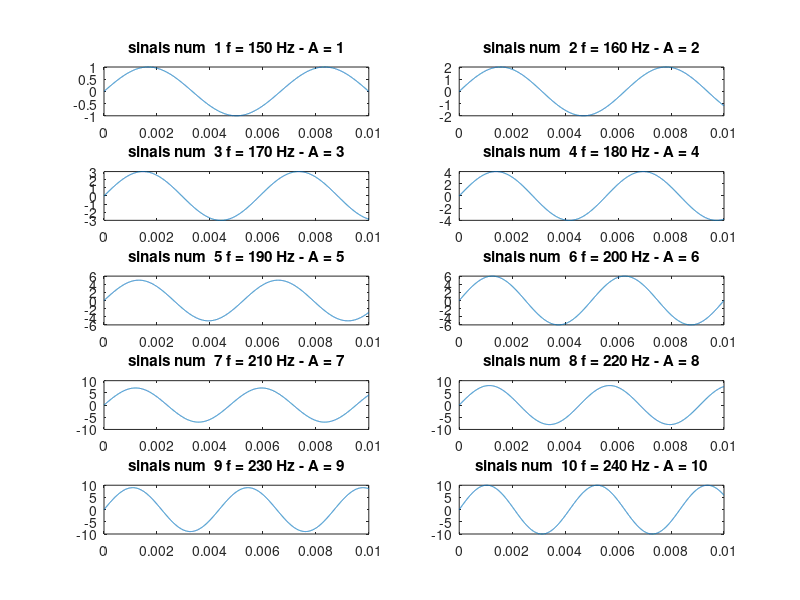

Write the MATLAB code that produced this figure. (Note: this script raises an error after producing the figure.)
%--------------------------------------------------------------------------
% FEDERAL UNIVERSITY OF UBERLANDIA
% Faculty of Electrical Engineering
% Biomedical Engineering
%--------------------------------------------------------------------------
% Author(s): Ana Carolina Torres, Giovanna Cavalcante Barndao lima,
% Henrique Andrade Barbosa, Italo Gustavo Sampaio Fernandes,Paulo
% Eduardo Alves.
%--------------------------------------------------------------------------
% Decription: 
% Variáveis de entrada:
%  - A = Amplitude do sinal [ms]
%  - fo = frequencia qualquer [Hz]
%  - tmax = tempo máximo [ms]
%
% Variáveis intermediárias:
%  - Q = número de linhas da matriz (vetores de dados)
%  - N = número de colunas da matriz (comprimento de amostras)
%  - T = Perído utilizado para calcular o Ta (base de tempo)[ms]
%  - cont, subcont,contador, subcontador, termoanterior, termoposterior, tentativa = variável auxiliar,  usada como contador
%  - x = asen do ângulo da função seno utilizada 
% FUNCOES NECESSARIAS PARA QUE O PROGRAMA SEJA EXECUTADO: integral.m,
% integralMod.m
%
% Variaveis de saida
% t     vetor de base de tempo, mesma dimensao de X
% f     vetor de base de frequencias, dimensao Nf
% XFF   vetor de fase da transformada de Fourier, dimensao Nf, radianos
% P     potencia espectral total do sinal, escalar
% XN    vetor de modulo normalizado da transformada, dimensao Nf, [W/Hz]
% dm    frequencia mediana do sinal [Hz]
%  - Ta = base de tempo [ms]
%  - fa = frequencia de amostragem [Hz]
%  - matriz = matriz de armazenamento dos sinais [10,5000]
%  - t = vetor de armazenamento do período(T) [1,10]

%--------------------------------------------------------------------------
% TAREFA 3
%	Considere sinais artificiais da Tarefa 2, supondo Ta representativo do tempo de
%	amostragem [ms] e fa, a frequência de amostragem [Hz]. Todos os sinais tem duração de 0 a
%	10 ms. Considere o programa da transformada de Fourier, discutido na aula do 11/10/17.
%	Fazendo o uso do programa da aula do 11/10/17, estimar numericamente a transformada de
%	Fourier, a potência P e a frequência mediana fm dos sinais artificiais gerados na Parte 1 da
%	Tarefa 2. Cada grupo de estudantes deve considerar apenas o seu próprio sinal gerado.
%	Grupo1 por favor considere os dois casos separadamente.
% ETAPAS (Grupo1 por favor considere os dois casos separadamente)
%	1 Com os programas da parte 1 da Tarefa 2, cada grupo deve gerar pelo menos 10 vetores de
%		dados {X1, X2,...,X10}. Cada vetor deve ter um comprimento de 5000 amostras, e deve-se usar
%		diferentes parâmetros do sinal para a geração de cada um dos dez vetores. ANOTAR
%		CUIDADOSAMENTE, para cada um dos 10 vetores, os parâmetros considerados, pois estes
%		serão necessários para a sequencia de passos desta tarefa.
%	2. Com a ajuda do programa de transformada de Fourier, calcular os vetores de dados
%		contendo o módulo da transformada normalizada {XN1, XN2,...,XN10} e a fase da transformada
%		{XFF1, XFF2,...,XFF10}. associados ao conjunto de sinais {X1, X2,...,X10}. Calcular também o
%		conjunto de potências {P1, P2,...,P10} e de frequências medianas {fm1, fm2,...,fm10}.
%		OBSERVAÇÃO IMPORTANTE: GRANDE CUIDADO deve ser tomado com o vetor de
%		frequências f, que contém todas as frequências do eixo, e que está estipulado pelo programa
%		da transformada de Fourier.
%	3. Plotar, num mesmo gráfico e utilizando escalas adequadas, os pares de vetores de dados
%		(t,Xi), (f,XNi); (f,XFFi), onde i = 1,...,10; considerando sempre o mesmo vetor f. Para cada
%		valor de i, fazer um gráfico de cores diferentes. Ou seja, devem ser geradas 3 figuras. Na
%		primeira figura, todos os 10 sinais no tempo serão mostrados com a mesma escala de tempo e
%		amplitude, enquanto que na segunda figura todos os módulos das 10 transformadas serão
%		apresentados com a mesma escala de frequência e potencia. O mesmo vale para a terceira
%		figura, onde todos os 10 graficos de fase da transformada serão apresentados com a mesma
%		escala de frequência e fase. Apresentar também uma tabela, onde os valores escalares de
%		potências {P1, P2,...,P10} serão mostrados numa coluna, os valores escalares de frequências
%		medianas {fm1, fm2,...,fm10} serão mostrados na segunda coluna, e os valores dos
%		parâmetros característicos dos sinais Xi serão mostrados na terceira coluna.
%		Discutir a variação da forma dos gráficos em função dos parâmetros do sinal X, e também
%		confrontar os resultados da tabela com estes gráficos.
%	Deverão ser enviados por email o programa .m gerado na parte 1, devidamente
%	documentado (separação das diversas partes, listas de variáveis de entrada e de saída),
%	os gráficos e tabela solicitados na parte 2. Estes mesmos programas, gráficos e tabela
%	deverão ser apresentados na aula de discussão desta tarefa, agendada para o dia
%	08/11/17.
%-------------------------------------------------------------------------- 
addpath('../datasets','../codigos_destro')
%--------------------------------------------------------------------------
close all;
screensize = get( 0, 'Screensize' );
%%----------------------------Gerando---------------------------------%%
%%Considerando o tempo total de todo sinais como 10ms
N = 5000;
sinais = zeros(10,N);
tempo_total = 10E-3;
tempo = linspace(0,10E-3,N);
Amplitudes = 1:10;
frequencias = 150:10:240;
Fs = 1 / (tempo(2) - tempo(1)); %frequencia de aquisicao
% Gerando sinais:
for ii=1:10
   sinais(ii,:) = Amplitudes(ii)*sin(2*pi*frequencias(ii)*tempo); 
end
%%--------Plotando os sinais--------
fig = figure;
set(fig,'Position',screensize)
for ii=1:10
    subplot(5,2,ii);
    plot(tempo,sinais(ii,:));
    title(['sinais num  ' num2str(ii) ' f = ' num2str(frequencias(ii)) ' Hz - A = ' num2str(Amplitudes(ii))])
end
 
%%------------Fourier pelo cod do Prof. Dr. Destro---------------------------------%%
 
% Vetores comuns a todos os 10 sinais
f1_har = Fs/N;
f = 0:f1_har:Fs/2; %vetor de base de frequencias, dimensao Nf
Nf = length(f);
 
%Obter: 
% XN -> modulo da transformada normalizada  {XN1, XN2,...,XN10}
% XFF -> fase da transformada {XFF1, XFF2,...,XFF10
% sinais ->  sinais {X1, X2,...,X10}
% P -> potências  {P1, P2,...,P10} 
% fm -> frequências medianas {fm1, fm2,...,fm10}.
 
%Alocação da memoria
XN = zeros(10, Nf); %vetor de modulo normalizado da transformada, dimensao Nf, [W/Hz]
XFF = zeros(10, Nf); %  vetor de fase da transformada de Fourier, dimensao Nf, radianos
P = zeros(10, 1); % potencia espectral total do sinais, escalar
fm = zeros(10, 1); %frequências medianas
  
XF = zeros(10, Nf); %vetor da transformada em numero complexo
XM = zeros(10, Nf); %Vetor dos modulos da transformada raiz(real^2 + imaginario^2)
XQ = zeros(10, Nf); %XM elevado ao quadrado utilizado pela formula da potencia
 
for ii = 1 : 10
  for k = 1 : Nf %Para cada harmonica
      C = cos(2*pi*f(k).*tempo); %Equacao da parte do cos da transformada de fourier
      S = sin(2*pi*f(k).*tempo); %Equacao da parte do seno da tranformada de fourier
      Cx = sinais(ii,:) .* C; %sinais vezes a parte do cosseno
      Sx = sinais(ii,:) .* S; %sinais vezes a parte do seno
      xrf = integral(Cx, Fs); %o coeficiente da parte real ven do cosseno
      xif = integral(Sx, Fs); %e o coeficiente da parte imaginaria vem do seno
      XF(ii,k) = xrf - 1i*xif; %juntado imaginario e real num numero complexo
      XM(ii,k) = sqrt(xrf^2 + xif^2); %Modulo do numero complexo
      XFF(ii,k) = atan2d(xif,xrf); %Fase do numero complexo
      XQ(ii,k) = XM(k)^2; %Modulo ao quadrado
  end
  % Normalizacao do espectro
  P(ii) = integralMod(XQ(ii,:), f); %Obtem a potencia utilizando o modulo ao quadrado, ver tarefas anteriores
  XN(ii,:) = XM(ii,:) ./ sqrt(P(ii)); %Normaliza XM pela potencia                      
  soma = 0;
  for jj = 1 : length(XN)
    soma = soma + (XN(ii,jj) * f(jj)); %Somatorio para calculo da frequencia mediana
  end
  fm(ii) = soma/sum(XN(ii,:)); %Frequencia mediana
end
%%------Plotando os sinais:------%%
%3. Plotar, num mesmo gráfico e utilizando escalas adequadas, os pares de vetores de dados (t,Xi), (f,XNi); (f,XFFi),]
%   onde i = 1,...,10; considerando sempre o mesmo vetor f. Para cada valor de i, fazer um gráfico de cores diferentes.
%   Ou seja, devem ser geradas 3 figuras. Na primeira figura, todos os 10 sinais no tempo serão mostrados com a mesma
%   escala de tempo e amplitude, enquanto que na segunda figura todos os módulos das 10 transformadas serão apresentados
%   com a mesma escala de frequência e potencia. O mesmo vale para a terceira figura, onde todos os 10 graficos de fase 
%   da transformada serão apresentados com a mesma escala de frequência e fase. Apresentar também uma tabela, onde os
%   valores escalares de potências {P1, P2,...,P10} serão mostrados numa coluna, os valores escalares de frequências
%   medianas {fm1, fm2,...,fm10} serão mostrados na segunda coluna, e os valores dos parâmetros característicos dos
%   sinais Xi serão mostrados na terceira coluna. 
 
% https://www.mathworks.com/help/matlab/ref/subplot.html?s_tid=doc_ta
% https://www.mathworks.com/help/matlab/ref/hold.html?searchHighlight=hold&s_tid=doc_srchtitle
% https://www.mathworks.com/help/matlab/ref/figure.html
% https://www.mathworks.com/help/matlab/ref/plot.html?searchHighlight=plot&s_tid=doc_srchtitle
 
 
%---------Sugestão:
%https://encrypted-tbn0.gstatic.com/images?q=tbn:ANd9GcQcS50Fte6YKvV8td3U5NbDWXUFRsqfuZVpOuqUdK8bGATf4xyd                               
%http://matlab.izmiran.ru/help/techdoc/ref/subplota.gif
                               
fig = figure;
set(fig,'Position',screensize)
subplot(2,2,1:2);
hold on;
for ii = 1:10
    plot(tempo,sinais(ii,:));
end
legend(['Sinal ' num2str(1) ' f = ' num2str(frequencias(1)) ' Hz - A = ' num2str(Amplitudes(1))],...
    ['Sinal ' num2str(2) ' f = ' num2str(frequencias(2)) ' Hz - A = ' num2str(Amplitudes(2))],...
    ['Sinal ' num2str(3) ' f = ' num2str(frequencias(3)) ' Hz - A = ' num2str(Amplitudes(3))],...
    ['Sinal ' num2str(4) ' f = ' num2str(frequencias(4)) ' Hz - A = ' num2str(Amplitudes(4))],...
    ['Sinal ' num2str(5) ' f = ' num2str(frequencias(5)) ' Hz - A = ' num2str(Amplitudes(5))],...
    ['Sinal ' num2str(6) ' f = ' num2str(frequencias(6)) ' Hz - A = ' num2str(Amplitudes(6))],...
    ['Sinal ' num2str(7) ' f = ' num2str(frequencias(7)) ' Hz - A = ' num2str(Amplitudes(7))],...
    ['Sinal ' num2str(8) ' f = ' num2str(frequencias(8)) ' Hz - A = ' num2str(Amplitudes(8))],...
    ['Sinal ' num2str(9) ' f = ' num2str(frequencias(9)) ' Hz - A = ' num2str(Amplitudes(9))],...
    ['Sinal ' num2str(10) ' f = ' num2str(frequencias(10)) ' Hz - A = ' num2str(Amplitudes(10))]);    
title('Sinais gerados');
%... Completar
subplot(2,2,3);
hold on;
 
for ii = 1:10
    plot(f,XM(ii,:));
end
legend(['Sinal ' num2str(1) ' P = ' num2str(P(1)) ' W - fm = ' num2str(fm(1))],...
    ['Sinal ' num2str(2) ' P = ' num2str(P(2)) ' W - fm = ' num2str(fm(2))],...
    ['Sinal ' num2str(3) ' P = ' num2str(P(3)) ' W - fm = ' num2str(fm(3))],...
    ['Sinal ' num2str(4) ' P = ' num2str(P(4)) ' W - fm = ' num2str(fm(4))],...
    ['Sinal ' num2str(5) ' P = ' num2str(P(5)) ' W - fm = ' num2str(fm(5))],...
    ['Sinal ' num2str(6) ' P = ' num2str(P(6)) ' W - fm = ' num2str(fm(6))],...
    ['Sinal ' num2str(7) ' P = ' num2str(P(7)) ' W - fm = ' num2str(fm(7))],...
    ['Sinal ' num2str(8) ' P = ' num2str(P(8)) ' W - fm = ' num2str(fm(8))],...
    ['Sinal ' num2str(9) ' P = ' num2str(P(9)) ' W - fm = ' num2str(fm(9))],...
    ['Sinal ' num2str(10) ' P = ' num2str(P(10)) ' W - fm = ' num2str(fm(10))]);    
title('Fourier - Modulos');
ylabel('Power');
xlabel('Frequency (Hz)');
axis([0 500 0 0.05]);
%... Completar
subplot(2,2,4);
 
hold on;
 
for ii = 1:10
    plot(f,XFF(ii,:));
end
title('Fourier - Fases');
%...                           
                          
    
%%------------Fourier utilizando as funcoes do matlab---------------------------------%%
inc_f = Fs/N;   %Calculo do incremento no domínio das frequências
f = inc_f:inc_f:inc_f*(N/2);                     %Determinando o vetor de frequências (metade do tamanho do vetor de tempos)
lgt_y = N;
                               
%%
%Execução da FFT
y = sinais(1,:); %somente do primeiro sinais
Y = fft(y);                             
Y_abs = abs(Y(1:lgt_y/2));                                     %Extração do vetor de anplitudes pela frequência.
Y_ang = radtodeg(angle(Y(1:lgt_y/2)));                         %Extração do vetor de Ângulos pela frequência. A função angle calcula o ângulo no índice complexo em radianos e a função radtodeg converte esse valor em graus
                     
%Ploting
figure;
subplot(2,2,1);
plot(tempo,y);
title('Time series')
xlabel('Time (sec)');
ylabel('Amplitude (V)');
 
subplot(2,2,2);
plot(Y);
title('Fourier Complex Series')
xlabel('Real axis');
ylabel('Imaginary axis');
 
subplot(2,2,3);
plot(f,Y_abs,'r');
title('Amplitude Fourier Spectrum')
xlabel('Frequency (Hz)');
ylabel('Amplitude (V)');
 
subplot(2,2,4);
plot(f,Y_ang,'m');
title('Phase Fourier Spectrum')
xlabel('Frequency (Hz)');
ylabel('Angle (deg)');


